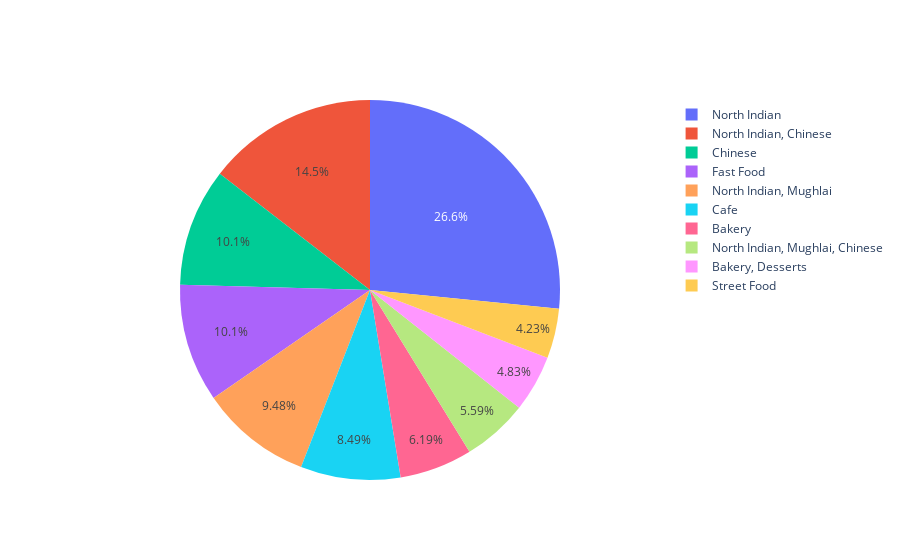

The notebook cell saved with this chart:
### Markdown cell above
## Here are top 10 Cuisines

### Code cell
fig = go.Figure(go.Pie(labels=cuisines_names[0:10],values=cuisines_val[0:10]))
fig.show()

### Figure 1 — Plotly figure (JSON) as saved in the notebook; plotly's stock layout.template omitted (floating-point values rounded to 4 significant figures)
{"data": [{"labels": ["North Indian", "North Indian, Chinese", "Chinese", "Fast Food", "North Indian, Mughlai", "Cafe", "Bakery", "North Indian, Mughlai, Chinese", "Bakery, Desserts", "Street Food"], "type": "pie", "values": [936, 511, 354, 354, 334, 299, 218, 197, 170, 149]}], "layout": {}}
